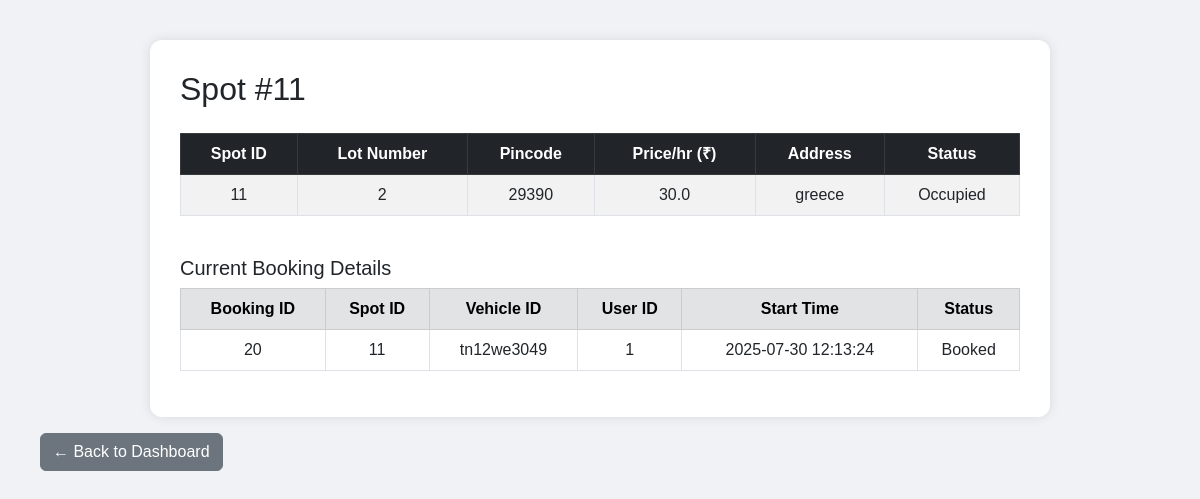
The page /spots/11 on the database as committed earlier.
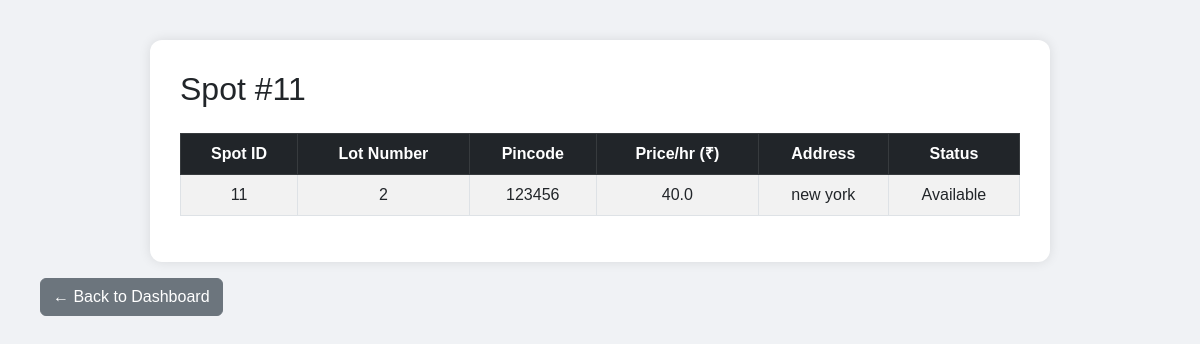
The same page on the database as committed later.
### tables this page shows
CREATE TABLE ParkingLots (
              lot_id         INTEGER PRIMARY KEY AUTOINCREMENT,
              address        TEXT    NOT NULL,
              pin_code       TEXT,
              price_per_hour REAL    NOT NULL,
              max_spots      INTEGER NOT NULL,
              created_at     DATETIME DEFAULT CURRENT_TIMESTAMP,
              free_spots   INTEGER NOT NULL
            );

CREATE TABLE ParkingSpots (
              spot_id  INTEGER PRIMARY KEY AUTOINCREMENT,
              lot_id   INTEGER NOT NULL,
              status   TEXT    NOT NULL DEFAULT 'Available'
                         CHECK(status IN ('Available','Occupied','OutOfService')),
              FOREIGN KEY(lot_id) REFERENCES ParkingLots(lot_id)
                ON DELETE CASCADE
            );

CREATE TABLE Bookings (
              booking_id  INTEGER PRIMARY KEY AUTOINCREMENT,
              spot_id     INTEGER NOT NULL,
              vehicle_id  INTEGER NOT NULL,
              start_time  DATETIME NOT NULL DEFAULT CURRENT_TIMESTAMP,
              end_time    DATETIME,
              status      TEXT    NOT NULL DEFAULT 'Booked'
                           CHECK(status IN ('Booked','Completed','Cancelled')),
              duration_hours Float Default NULL,
              total_amount Float Default NULL,
              FOREIGN KEY(spot_id)    REFERENCES ParkingSpots(spot_id)
                ON DELETE CASCADE,
              FOREIGN KEY(vehicle_id) REFERENCES Vehicles(vehicle_id)
                ON DELETE CASCADE
            );

CREATE TABLE Vehicles (
              vehicle_id     INTEGER PRIMARY KEY AUTOINCREMENT,
              user_id        INTEGER NOT NULL,
              vehicle_number TEXT    NOT NULL,
              FOREIGN KEY(user_id) REFERENCES Users(user_id)
                ON DELETE CASCADE
            );

### app.py (the view)
@app.route('/spots/<int:spotid>')
def spot_details(spotid):
    with sqlite3.connect(DB) as con:
        cur = con.cursor()
        cur.execute('''
        Select s.spot_id, s.lot_id, l.pin_code, l.price_per_hour, l.address, s.status
         From ParkingSpots as s join ParkingLots as l
         where s.lot_id=l.lot_id and s.spot_id = ?''', (spotid,))
        spot = cur.fetchone()
        booking = ()
        if spot[-1] == 'Occupied':
            cur.execute('''
            Select b.booking_id, b.spot_id, v.vehicle_number, v.user_id, b.start_time, b.status
            From Bookings as b join Vehicles as v
            where b.vehicle_id=v.vehicle_id and b.spot_id=? and b.status = ?''', (spotid, 'Booked'))
            booking = cur.fetchone()
            print(booking)
        return render_template('spotDetails.html', spot=spot, bk=booking)

### templates/spotDetails.html (shortened to what this page needs)
<!DOCTYPE html>
<html lang="en">
<head>
    <link href="https://cdn.jsdelivr.net/npm/bootstrap@5.3.0/dist/css/bootstrap.min.css" rel="stylesheet">
</head>
<body>
<div class="container">
    <h2>Spot #{{ spot[0] }}</h2>
    <table class="table table-bordered table-striped">
        <thead class="table-dark">
            <tr>
                <th>Spot ID</th>
                <th>Lot Number</th>
                <th>Pincode</th>
                <th>Price/hr (₹)</th>
                <th>Address</th>
                <th>Status</th>
            </tr>
        </thead>
        <tbody>
            <tr>
                <td>{{ spot[0] }}</td>
                <td>{{ spot[1] }}</td>
                <td>{{ spot[2] }}</td>
                <td>{{ spot[3] }}</td>
                <td>{{ spot[4] }}</td>
                <td>{{ spot[5] }}</td>
            </tr>
        </tbody>
    </table>
    {% if spot[5] == 'Occupied' %}
    <div class="section">
        <h5>Current Booking Details</h5>
        <table class="table table-bordered table-hover">
            <thead class="table-secondary">
                <tr>
                    <th>Booking ID</th>
                    <th>Spot ID</th>
                    <th>Vehicle ID</th>
                    <th>User ID</th>
                    <th>Start Time</th>
                    <th>Status</th>
                </tr>
            </thead>
            <tbody>
                <tr>
                    <td>{{ bk[0] }}</td>
                    <td>{{ bk[1] }}</td>
                    <td>{{ bk[2] }}</td>
                    <td>{{ bk[3] }}</td>
                    <td>{{ bk[4] }}</td>
                    <td>{{ bk[5] }}</td>
                </tr>
            </tbody>
        </table>
    </div>
    {% endif %}
</div>
    <a href="{{ url_for('admin_dashboard') }}" class="btn btn-secondary mt-3">← Back to Dashboard</a>
</body>
</html>

Rows that differ between the two databases and show on the page:
removed Bookings: booking_id "20", spot "11", start_time "2025-07-30 12:13:24", status "Booked"
removed Vehicles: vehicle_number "tn12we3049", user "1"
changed ParkingSpots id 11: status "Occupied" → "Available"
changed ParkingLots: pin_code "29390" → "123456"; price_per_hour "30.0" → "40.0"; address "greece" → "new york"
Other text that changed with them:
text no longer shown: "Current Booking Details Booking ID Spot ID Vehicle ID User ID Start Time Status"
